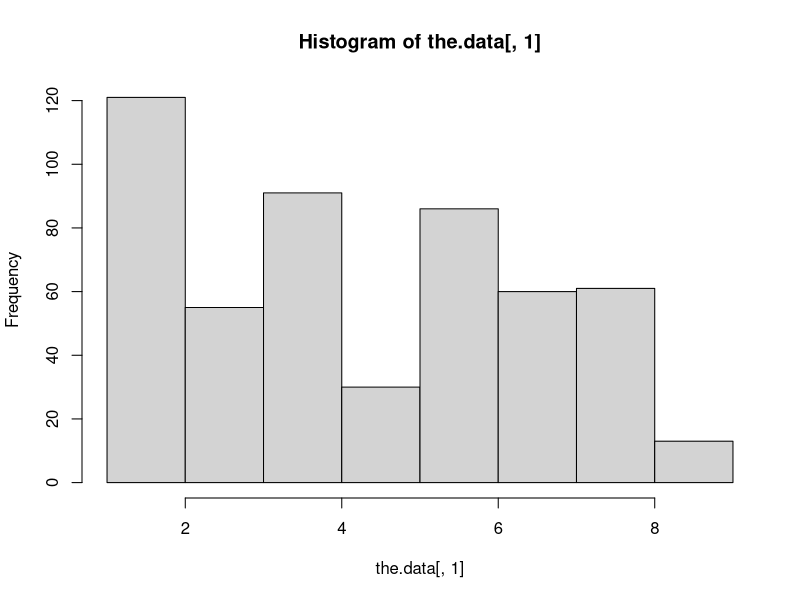
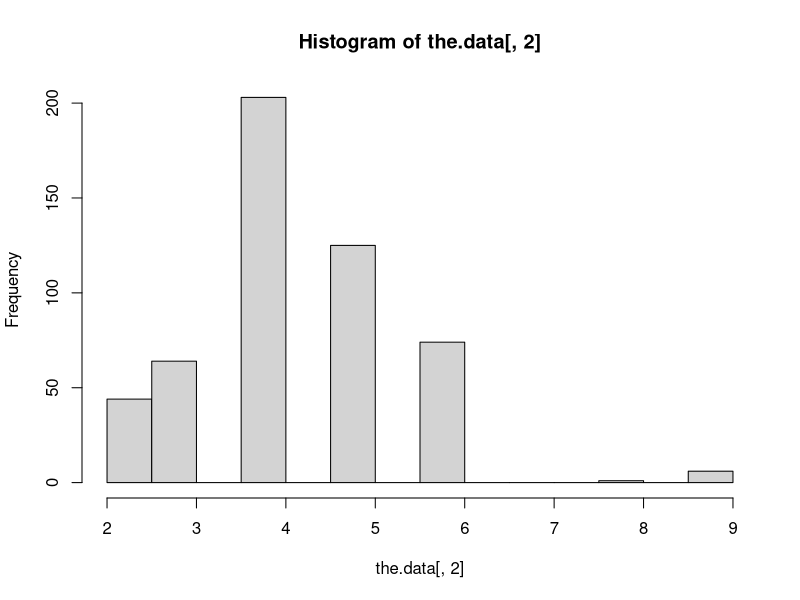
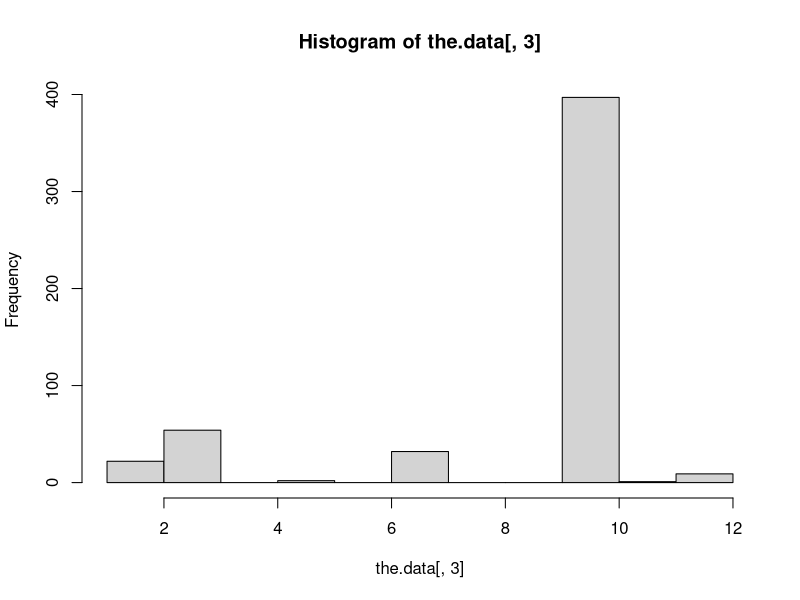
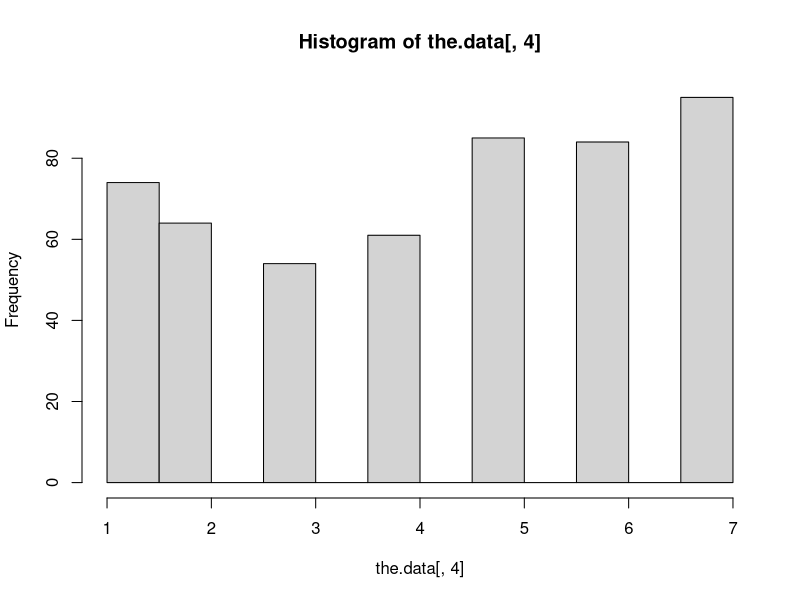
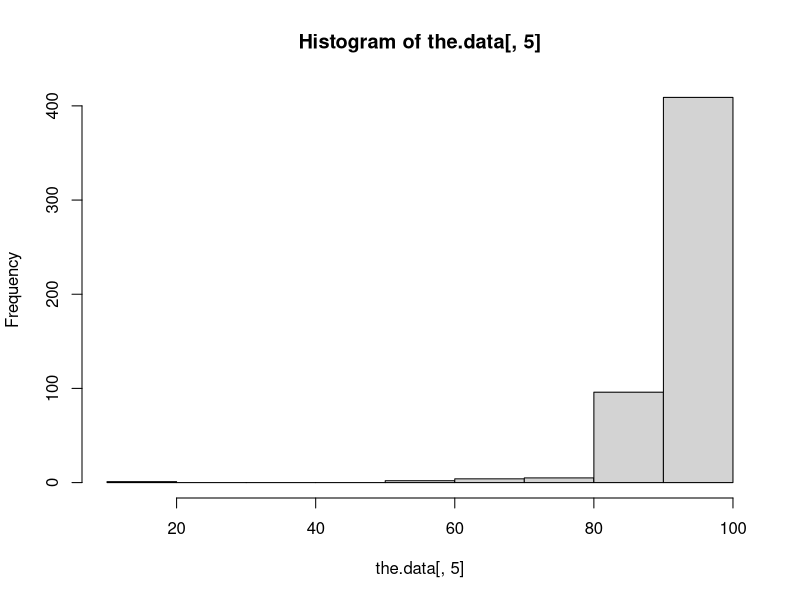
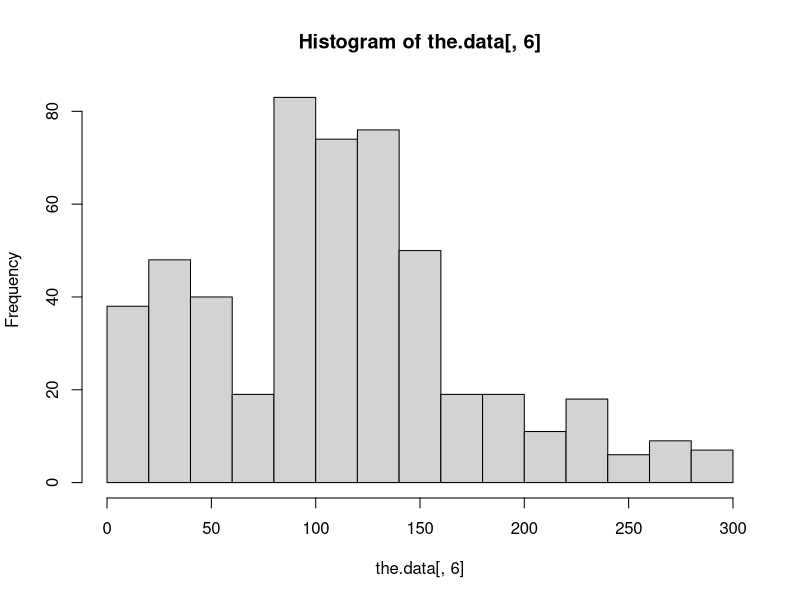
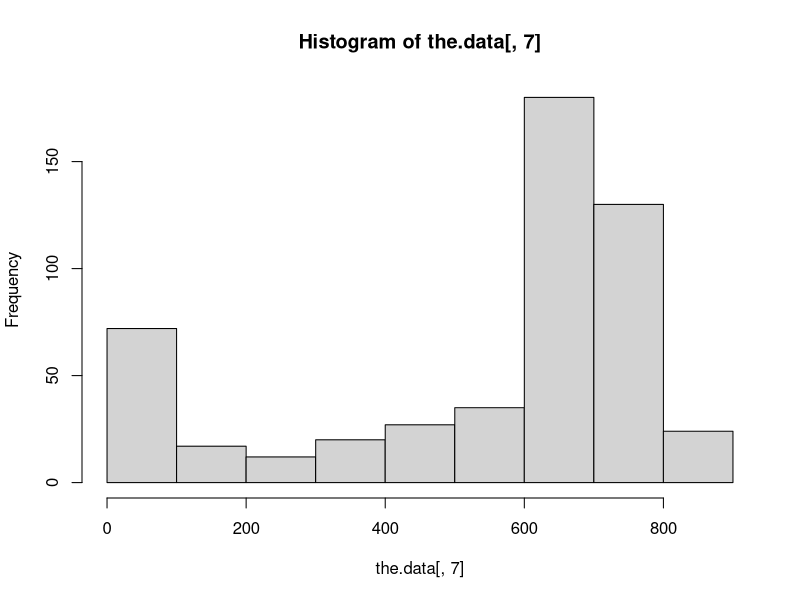
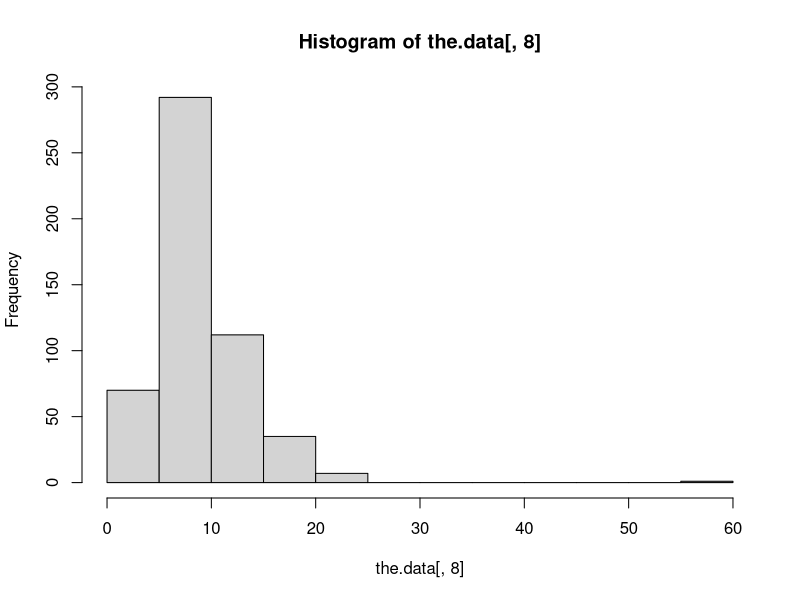

Recreate these plots in R, in order.
the.data = read.table("Forest718.txt")
the.data <- as.matrix(read.table("Forest718.txt"))
hist(the.data[,1])
hist(the.data[,2])
hist(the.data[,3])
hist(the.data[,4])
hist(the.data[,5])
hist(the.data[,6])
hist(the.data[,7])
hist(the.data[,8])
hist(the.data[,9])
hist(the.data[,10])
hist(the.data[,11])